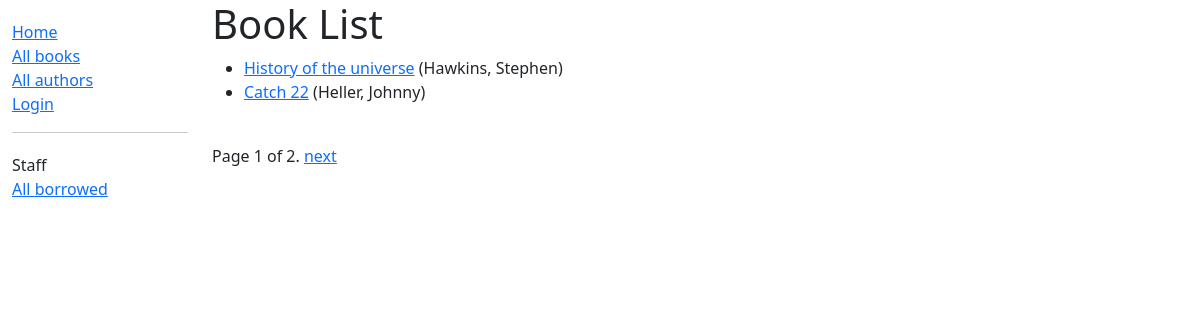
/catalog/books/, run on the app's committed database.
### catalog/models.py (models this page shows, shortened)
class Book(models.Model):
    title = models.CharField(max_length=200)
    author = models.ForeignKey("Author", on_delete=models.SET_NULL, null=True)
    summary = models.TextField(
        max_length=1000, help_text="Enter a brief description of the book"
    )
    isbn = models.CharField(
        "ISBN",
        max_length=13,
        unique=True,
        help_text='13 character <a href="https://www.isbn-international.org/content/what-isbn">ISBN number</a>',
    )
    genre = models.ManyToManyField(Genre, help_text="Select a genre for this book")
    language = models.ForeignKey(Language, on_delete=models.SET_NULL, null=True)
    def get_absolute_url(self):
        return reverse("book-detail", args=[str(self.id)])
    def display_genre(self):
        """Create a string for the Genre. This is required to display genre in Admin"""
        return ", ".join(genre.name for genre in self.genre.all()[:3])
    display_genre.short_description = "Genre"

class Author(models.Model):
    first_name = models.CharField(max_length=100)
    last_name = models.CharField(max_length=100)
    date_of_birth = models.DateField(null=True, blank=True)
    date_of_death = models.DateField("died", null=True, blank=True)
    class Meta:
        ordering = ["last_name", "first_name"]
    def __str__(self) -> str:
        return f"{self.last_name}, {self.first_name}"

### catalog/views.py (the view)
# urls.py: path("books/", views.BookListView.as_view(), name="books"),
class BookListView(generic.ListView):
    model = Book
    paginate_by = 2

### catalog/templates/catalog/book_list.html
{% extends "base_generic.html" %} {% block content %}
<h1>Book List</h1>
{% if book_list %}
<ul>
  {% for book in book_list %}
  <li>
    <a href="{{ book.get_absolute_url }}">{{ book.title }}</a> ({{book.author}})
  </li>
  {% endfor %}
</ul>
{% else %}
<p>There are no books in the library.</p>
{% endif %} {% endblock %}

### data on the page
Book: title "History of the universe", author "Hawkins, Stephen"
Book: title "Catch 22", author "Heller, Johnny"

### other printed values
{{ page_obj.number }} "1"
{{ page_obj.paginator.num_pages }} "2"
